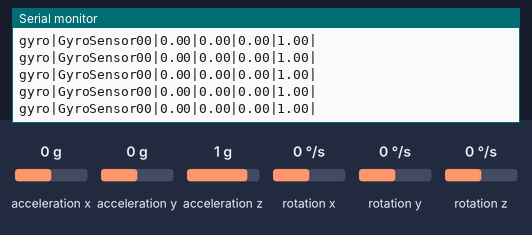
Bench run of a sketch on a simulated Arduino Uno, built with avr-gcc and run on an emulated ATmega328P. Parts: the last lines printed to the serial monitor. Inputs (shaded band) come from the test bench; at power-on: acceleration x 0 g, acceleration y 0 g, acceleration z 1 g, rotation z 0 °/s, rotation x 0 °/s, rotation y 0 °/s.

Above: at 2.7 s.
2.8 s: acceleration x set to -1.4 g
At 3.7 s:
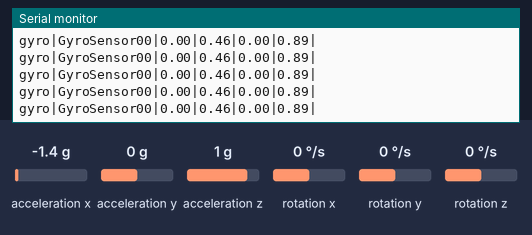
5.8 s: acceleration x set to 0 g
At 6.9 s:
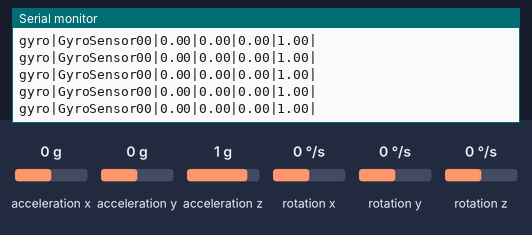
8.8 s: acceleration y set to 0.8 g
At 9.5 s:
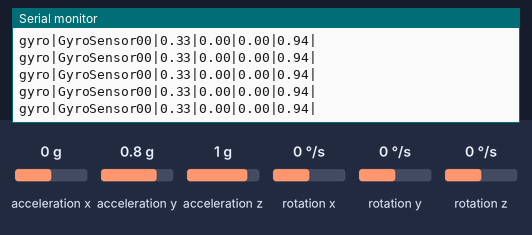
11.8 s: acceleration z set to -1.4 g
At 12.5 s:
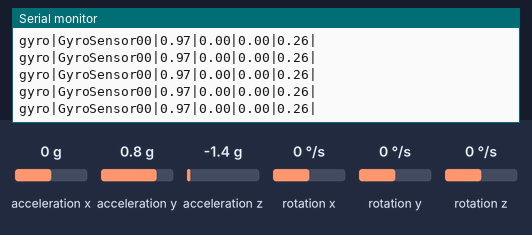
14.8 s: rotation z set to 100 °/s
At 15.7 s:
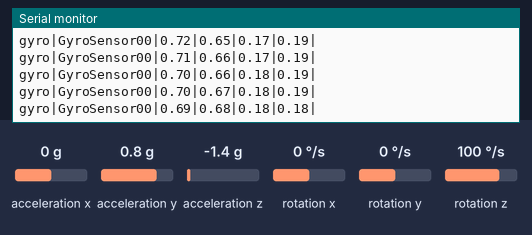
Timing chart, 0 to 17.8 s (numbered marks = the images above; inputs shaded):
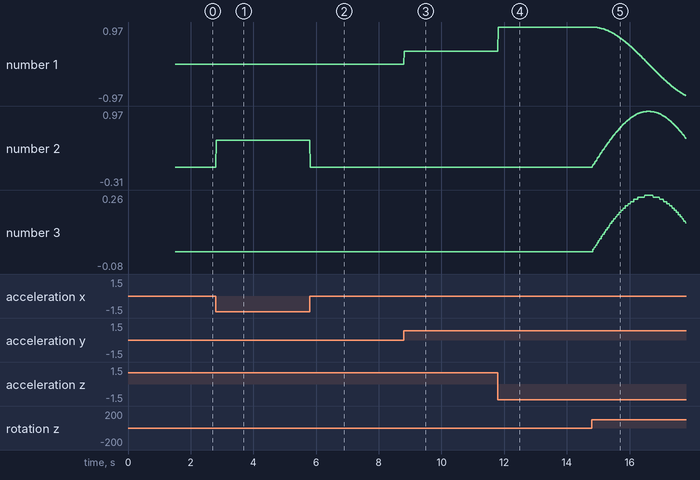

The sketch:

GyroSensor6050.ino
```cpp
/*
I2C interface

MPU6050 -- Arduino
3.3V -------- 3.3V
SDA ----------- A4
SCL ----------- A5
GND ---------- GND
*/

#include "I2Cdev.h"
#include "MPU6050_6Axis_MotionApps20.h"
#include "Wire.h"

MPU6050 mpu(0x68);

uint8_t mpuIntStatus;
uint16_t packetSize;
uint16_t fifoCount;
uint8_t fifoBuffer[64];
volatile bool mpuInterrupt = false;
unsigned long timing;

Quaternion q;

void setup()
{
    Wire.begin();

    Serial.begin(115200);

    mpu.initialize();

    delay(1000);

    uint8_t devStatus = mpu.dmpInitialize();

    if (devStatus == 0)
    {
        mpu.setDMPEnabled(true);
        mpuIntStatus = mpu.getIntStatus();
        packetSize = mpu.dmpGetFIFOPacketSize();
    }
}

void loop()
{
    mpuInterrupt = false;

    mpuIntStatus = mpu.getIntStatus();

    fifoCount = mpu.getFIFOCount();

    if ((mpuIntStatus & 0x10) || fifoCount == 1024)
    {
        mpu.resetFIFO();
    }
    else if (mpuIntStatus & 0x02)
    {
        while (fifoCount < packetSize)
            fifoCount = mpu.getFIFOCount();

        mpu.getFIFOBytes(fifoBuffer, packetSize);

        fifoCount -= packetSize;

        mpu.dmpGetQuaternion(&q, fifoBuffer);

        Serial.flush();
        Serial.print("gyro"); Serial.print("|");
        Serial.print("GyroSensor00"); Serial.print("|");
        Serial.print(q.x); Serial.print("|");
        Serial.print(q.y); Serial.print("|");
        Serial.print(q.z); Serial.print("|");
        Serial.print(q.w); Serial.println("|");
    }
}

void dmpDataReady()
{
    mpuInterrupt = true;
}
```

Measured:
- after the input at 2.8 s, the serial monitor: prints a new line at once (image 1)
- after the input at 5.8 s, the serial monitor: prints a new line at once (image 2)
- after the input at 8.8 s, the serial monitor: prints a new line at once (image 3)
- after the input at 11.8 s, the serial monitor: prints a new line at once (image 4)
- after the input at 14.8 s, the serial monitor: prints a new line at once (image 5)
- plotted number 1: 0 → 0.33 after the input at 8.8 s, 0.33 → 0.97 after the input at 11.8 s, 0.97 → -0.92 after the input at 14.8 s
- plotted number 2: 0 → 0.46 after the input at 2.8 s, 0 → -0.31 after the input at 14.8 s
- plotted number 3: 0 → -0.08 after the input at 14.8 s
